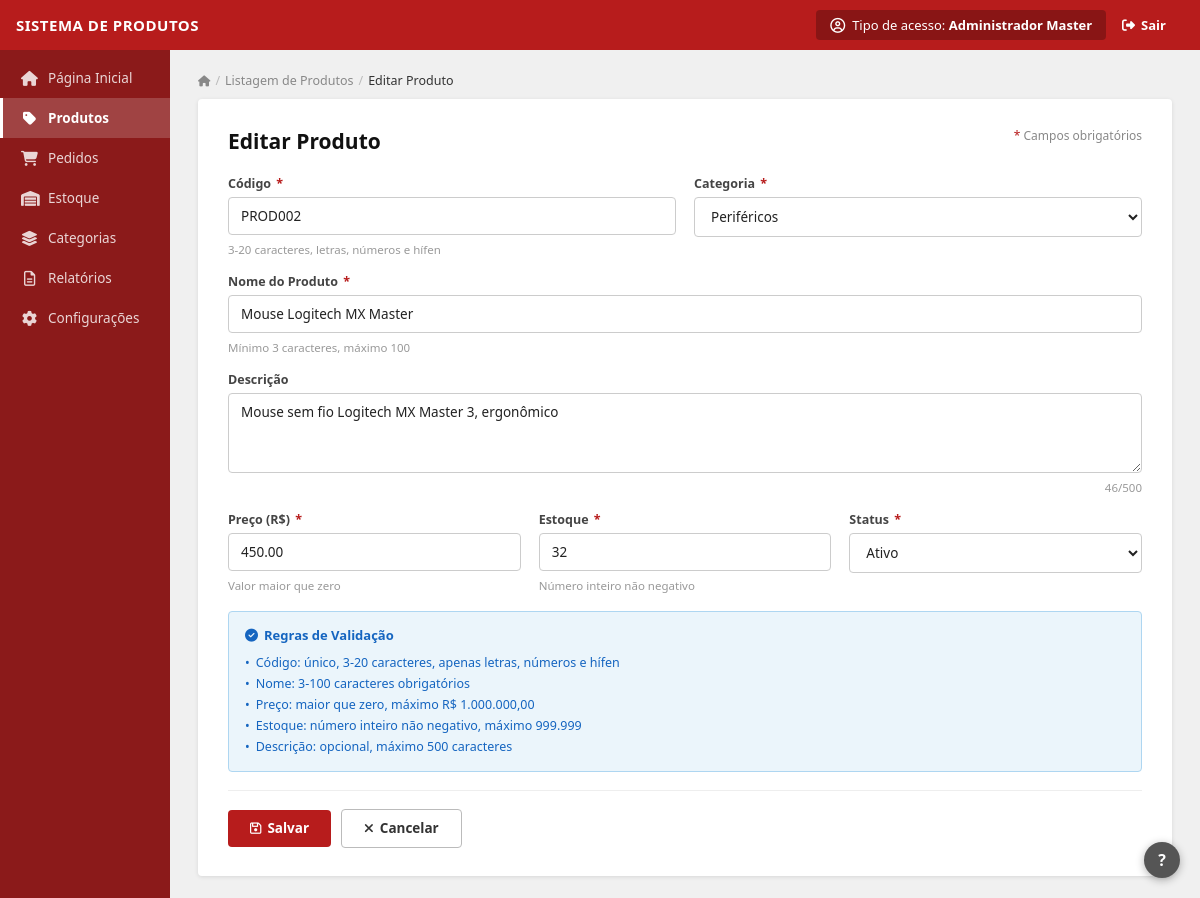
The page /editar.php?id=2 on the database its author committed.
### tables this page shows
CREATE TABLE IF NOT EXISTS produto (
    idProduto              INT AUTO_INCREMENT PRIMARY KEY,
    codigoProduto          VARCHAR(20)    NOT NULL UNIQUE,
    nomeProduto            VARCHAR(100)   NOT NULL,
    descricaoProduto       VARCHAR(500)   DEFAULT NULL,
    precoProduto           DECIMAL(10,2)  NOT NULL,
    estoqueProduto         INT            NOT NULL DEFAULT 0,
    Categoria_idCategoria  INT            NOT NULL,
    Status_idStatus        INT            NOT NULL DEFAULT 1,
    dataCadastro           DATETIME       DEFAULT CURRENT_TIMESTAMP,
    dataAtualizacao        DATETIME       DEFAULT CURRENT_TIMESTAMP ON UPDATE CURRENT_TIMESTAMP,
    CONSTRAINT fk_cat  FOREIGN KEY (Categoria_idCategoria) REFERENCES categoria(idCategoria),
    CONSTRAINT fk_stat FOREIGN KEY (Status_idStatus)       REFERENCES status_produto(idStatus)
);

CREATE TABLE IF NOT EXISTS status_produto (
    idStatus  INT AUTO_INCREMENT PRIMARY KEY,
    deStatus  VARCHAR(10) NOT NULL
);

### editar.php (the view, shortened to what this page needs)
<?php
$pdo    = conectar();
$id     = (int)($_GET['id'] ?? 0);
$erros  = [];
$stmt = $pdo->prepare("SELECT * FROM produto WHERE idProduto=?");
$stmt->execute([$id]);
$prod = $stmt->fetch();
$d = ['cod'=>$prod['codigoProduto'],'nome'=>$prod['nomeProduto'],
      'desc'=>$prod['descricaoProduto']??'','preco'=>$prod['precoProduto'],
      'estq'=>$prod['estoqueProduto'],'cat'=>$prod['Categoria_idCategoria'],
      'sts'=>$prod['Status_idStatus']];
$cats = $pdo->query("SELECT * FROM categoria ORDER BY deCategoria")->fetchAll();
$stsL = $pdo->query("SELECT * FROM status_produto ORDER BY idStatus")->fetchAll();
require_once 'includes/header.php';
?>
<div class="breadcrumb">
    <a href="index.php"><i class="fa-solid fa-house" style="font-size:11px"></i></a>
    <span class="sep">/</span>
    <a href="produtos.php">Listagem de Produtos</a>
    <span class="sep">/</span>
    <span class="cur">Editar Produto</span>
</div>
<div class="form-wrap">
    <div class="form-title-row">
        <h2 class="form-title">Editar Produto</h2>
        <span class="form-req-note"><span>*</span> Campos obrigatórios</span>
    </div>
    <form method="POST" novalidate>
        <div class="form-grid-2">
            <div class="form-group">
                <label class="flabel" for="cod">Código <span class="req">*</span></label>
                <input id="cod" name="cod" type="text"
                    class="finput <?= isset($erros['cod'])?'err':'' ?>"
                    maxlength="20" value="<?= htmlspecialchars($d['cod']) ?>">
                <?php if(isset($erros['cod'])): ?>
                    <span class="fhint err"><?= htmlspecialchars($erros['cod']) ?></span>
                <?php else: ?><span class="fhint">3-20 caracteres, letras, números e hífen</span>
                <?php endif; ?>
            </div>
            <div class="form-group">
                <label class="flabel" for="cat">Categoria <span class="req">*</span></label>
                <select id="cat" name="cat" class="fselect <?= isset($erros['cat'])?'err':'' ?>">
                    <?php foreach($cats as $c): ?>
                    <option value="<?= $c['idCategoria'] ?>" <?= $d['cat']==$c['idCategoria']?'selected':'' ?>>
                        <?= htmlspecialchars($c['deCategoria']) ?>
                    </option>
                    <?php endforeach; ?>
                </select>
            </div>
        </div>
        <div class="form-full">
            <div class="form-group">
                <label class="flabel" for="nome">Nome do Produto <span class="req">*</span></label>
                <input id="nome" name="nome" type="text"
                    class="finput <?= isset($erros['nome'])?'err':'' ?>"
                    maxlength="100" value="<?= htmlspecialchars($d['nome']) ?>">
                <?php if(isset($erros['nome'])): ?><span class="fhint err"><?= htmlspecialchars($erros['nome']) ?></span>
                <?php else: ?><span class="fhint">Mínimo 3 caracteres, máximo 100</span><?php endif; ?>
            </div>
        </div>
        <div class="form-full">
            <div class="form-group">
                <label class="flabel" for="descricaoProduto">Descrição</label>
                <textarea id="descricaoProduto" name="desc"
                    class="ftextarea <?= isset($erros['desc'])?'err':'' ?>"
                    maxlength="500" rows="3"><?= htmlspecialchars($d['desc']) ?></textarea>
                <span id="charCount" class="fhint cnt">0/500</span>
            </div>
        </div>
        <div class="form-grid-3">
            <div class="form-group">
                <label class="flabel" for="preco">Preço (R$) <span class="req">*</span></label>
                <input id="preco" name="preco" type="number"
                    class="finput <?= isset($erros['preco'])?'err':'' ?>"
                    min="0.01" max="1000000" step="0.01"
                    value="<?= htmlspecialchars($d['preco']) ?>">
                <?php if(isset($erros['preco'])): ?><span class="fhint err"><?= htmlspecialchars($erros['preco']) ?></span>
                <?php else: ?><span class="fhint">Valor maior que zero</span><?php endif; ?>
            </div>
            <div class="form-group">
                <label class="flabel" for="estq">Estoque <span class="req">*</span></label>
                <input id="estq" name="estq" type="number"
                    class="finput <?= isset($erros['estq'])?'err':'' ?>"
                    min="0" max="999999" value="<?= htmlspecialchars($d['estq']) ?>">
                <?php if(isset($erros['estq'])): ?><span class="fhint err"><?= htmlspecialchars($erros['estq']) ?></span>
                <?php else: ?><span class="fhint">Número inteiro não negativo</span><?php endif; ?>
            </div>
            <div class="form-group">
                <label class="flabel" for="sts">Status <span class="req">*</span></label>
                <select id="sts" name="sts" class="fselect">
                    <?php foreach($stsL as $s): ?>
                    <option value="<?= $s['idStatus'] ?>" <?= $d['sts']==$s['idStatus']?'selected':'' ?>>
                        <?= htmlspecialchars($s['deStatus']) ?>
                    </option>
                    <?php endforeach; ?>
                </select>
            </div>
        </div>
        <div class="vbox">
            <h4><i class="fa-solid fa-circle-check"></i> Regras de Validação</h4>
            <ul>
                <li>Código: único, 3-20 caracteres, apenas letras, números e hífen</li>
                <li>Nome: 3-100 caracteres obrigatórios</li>
                <li>Preço: maior que zero, máximo R$ 1.000.000,00</li>
                <li>Estoque: número inteiro não negativo, máximo 999.999</li>
                <li>Descrição: opcional, máximo 500 caracteres</li>
            </ul>
        </div>
        <div class="form-actions">
            <button type="submit" class="btn btn-save">
                <i class="fa-regular fa-floppy-disk"></i> Salvar
            </button>
            <a href="produtos.php" class="btn btn-cancel">
                <i class="fa-solid fa-xmark"></i> Cancelar
            </a>
        </div>
    </form>
</div>
<?php require_once 'includes/footer.php'; ?>

### assets/css/style.css (style rules this page uses)
*, *::before, *::after { box-sizing: border-box; margin: 0; padding: 0; }
:root { --red: #B71C1C; --red-dark: #7B1111; --red-hover: #C62828; --sidebar-bg: #8B1A1A; --white: #FFFFFF; --gray-bg: #F0F0F0; --gray-line: #E0E0E0; --gray-text: #555; --gray-head: #888; --blue-btn: #1565C0; --blue-hover: #0D47A1; --green: #2E7D32; --green-bg: #E8F5E9; --orange: #C62828; --orange-bg: #FFEBEE; --topbar-h: 50px; --sidebar-w: 170px; --font: 'Segoe UI', Arial, sans-serif; --radius: 4px; --shadow: 0 2px 8px rgba(0,0,0,.18); }
html, body { height: 100%; font-family: var(--font); font-size: 14px; background: var(--gray-bg); color: #222; }
a { text-decoration: none; color: inherit; }
button, input, select, textarea { font-family: var(--font); }
.breadcrumb { display: flex; align-items: center; gap: 5px; font-size: 12.5px; color: var(--gray-head); margin-bottom: 10px; }
.breadcrumb a { color: var(--gray-head); }
.breadcrumb .sep { color: #bbb; }
.breadcrumb .cur { color: #333; font-weight: 500; }
.btn { display: inline-flex; align-items: center; gap: 6px; padding: 7px 15px; border: none; border-radius: var(--radius); font-size: 13px; font-weight: 600; cursor: pointer; white-space: nowrap; transition: background .15s, opacity .15s; line-height: 1.4; }
.btn i { font-size: 13px; }
.btn-save { background: var(--red); color: #fff; padding: 9px 22px; font-size: 13.5px; }
.btn-cancel { background: #fff; color: #333; border: 1px solid #bbb; padding: 9px 22px; font-size: 13.5px; }
.form-wrap { background: #fff; border-radius: var(--radius); box-shadow: 0 1px 4px rgba(0,0,0,.1); padding: 28px 30px; }
.form-title-row { display: flex; justify-content: space-between; align-items: flex-start; margin-bottom: 20px; }
.form-title { font-size: 21px; font-weight: 700; color: #111; }
.form-req-note { font-size: 12px; color: #888; }
.form-req-note span { color: var(--red); }
.form-grid-2 { display: grid; grid-template-columns: 1fr 1fr; gap: 18px; margin-bottom: 16px; }
.form-grid-3 { display: grid; grid-template-columns: 1fr 1fr 1fr; gap: 18px; margin-bottom: 16px; }
.form-full { margin-bottom: 16px; }
.form-group { display: flex; flex-direction: column; gap: 5px; }
label.flabel { font-size: 12.5px; font-weight: 600; color: #444; }
label.flabel .req { color: var(--red); margin-left: 2px; }
.finput, .fselect, .ftextarea { padding: 9px 12px; border: 1.5px solid #ccc; border-radius: var(--radius); font-size: 13.5px; color: #222; background: #fff; outline: none; transition: border-color .15s, box-shadow .15s; width: 100%; }
.finput::placeholder, .ftextarea::placeholder { color: #bbb; }
.ftextarea { resize: vertical; min-height: 80px; }
.fselect { cursor: pointer; }
.fhint { font-size: 11.5px; color: #999; margin-top: 2px; }
.fhint.cnt { text-align: right; }
.vbox { background: #EBF5FB; border: 1px solid #AED6F1; border-radius: var(--radius); padding: 14px 16px; margin: 18px 0; }
.vbox h4 { font-size: 13px; font-weight: 700; color: #1565C0; margin-bottom: 8px; display: flex; align-items: center; gap: 6px; }
.vbox ul { list-style: none; }
.vbox ul li { font-size: 12.5px; color: #1565C0; padding: 2px 0; display: flex; align-items: center; gap: 6px; }
.vbox ul li::before { content: '•'; }
.form-actions { display: flex; gap: 10px; align-items: center; padding-top: 18px; border-top: 1px solid #eee; margin-top: 6px; }

### rows shown on the page
produto: cod "PROD002", nome "Mouse Logitech MX Master", desc "Mouse sem fio Logitech MX Master 3, ergonômico", preco "450.00", estq "32", sts "Ativo"

### other values the page prints
form field cat "Periféricos"
